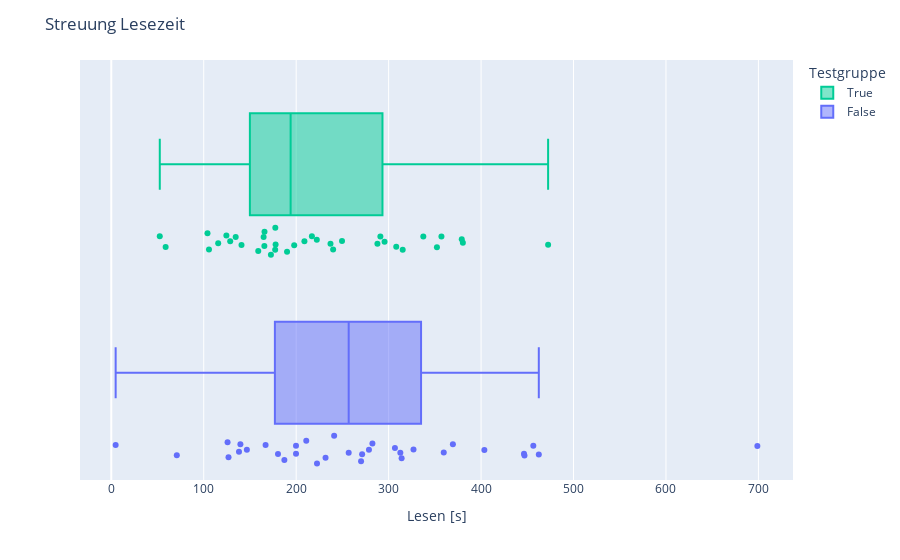

The cell this chart's notebook holds for it:
### Code cell
fig = px.box(df, x="reading_duration", points="all",
             y="test", color="test", color_discrete_map=test_color_map)
fig.update_xaxes(title_text="Lesen [s]")
fig.update_yaxes(title_text="", showticklabels=False)
fig.update_layout(legend_title="Testgruppe", title_text="Streuung Lesezeit")
fig.show()

### Figure 1 — Plotly figure (JSON) as saved in the notebook; plotly's stock layout.template omitted (floating-point values rounded to 4 significant figures)
{"data": [{"alignmentgroup": "True", "boxpoints": "all", "hovertemplate": "test=%{y}<br>reading_duration=%{x}<extra></extra>", "legendgroup": "True", "marker": {"color": "#00cc96"}, "name": "True", "notched": false, "offsetgroup": "True", "orientation": "h", "showlegend": true, "type": "box", "x": [128.6, 177.3, 249.6, 190.1, 159.0, 208.9, 308.2, 357.1, 134.6, 124.5, 197.9, 177.4, 177.7, 165.7, 115.6, 237.1, 337.5, 164.8, 217.0, 295.6, 52.46, 315.2, 380.3, 291.1, 472.5, 58.81, 165.6, 105.7, 172.7, 240.0, 287.9, 140.9, 222.3, 352.2, 104.1, 379.1], "x0": " ", "xaxis": "x", "y": [true, true, true, true, true, true, true, true, true, true, true, true, true, true, true, true, true, true, true, true, true, true, true, true, true, true, true, true, true, true, true, true, true, true, true, true], "y0": " ", "yaxis": "y"}, {"alignmentgroup": "True", "boxpoints": "all", "hovertemplate": "test=%{y}<br>reading_duration=%{x}<extra></extra>", "legendgroup": "False", "marker": {"color": "#636efa"}, "name": "False", "notched": false, "offsetgroup": "False", "orientation": "h", "showlegend": true, "type": "box", "x": [4.722, 326.9, 306.8, 222.5, 456.5, 139.7, 199.8, 231.8, 282.5, 312.7, 447.0, 446.4, 125.8, 180.3, 698.9, 241.1, 70.87, 187.2, 270.2, 256.8, 210.9, 278.7, 271.3, 166.9, 314.1, 359.6, 369.5, 146.6, 126.8, 403.5, 462.5, 199.8, 138.1], "x0": " ", "xaxis": "x", "y": [false, false, false, false, false, false, false, false, false, false, false, false, false, false, false, false, false, false, false, false, false, false, false, false, false, false, false, false, false, false, false, false, false], "y0": " ", "yaxis": "y"}], "layout": {"autosize": true, "boxmode": "overlay", "legend": {"title": {"text": "Testgruppe"}, "tracegroupgap": 0}, "margin": {"t": 60}, "title": {"text": "Streuung Lesezeit"}, "xaxis": {"anchor": "y", "autorange": true, "domain": [0, 1], "range": [-33.84, 737.4], "title": {"text": "Lesen [s]"}, "type": "linear"}, "yaxis": {"anchor": "x", "autorange": true, "categoryarray": [false, true], "categoryorder": "array", "domain": [0, 1], "range": [-0.5276, 1.5], "showticklabels": false, "title": {"text": ""}, "type": "category"}}}
